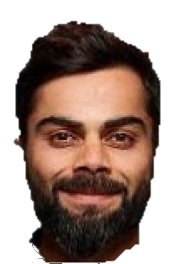
#> input picture vtr/faces/vkr.png, 182 x 264 px; the run also reads 1 picture not shown here
$ python merge.py
#> lines starting #> are read from the running program, lines starting #| are printed output that depends on the picture
from PIL import Image

# Opening the primary image (used in background)
bg = Image.open(r"./images/bg.jpg").convert("RGBA")
#> bg: PIL image 600x1200 RGBA; every value is 255
print(bg.size)
#| (600, 1200)
# bg = bg.resize()
bw , bh = bg.size
#> bw = 600; bh = 1200
# https://stackoverflow.com/questions/31273592/valueerror-bad-transparency-mask-when-pasting-one-image-onto-another-with-pyt
# Opening the secondary image (overlay image)
# face = Image.open(r"./images/rtest1.jpg").convert("RGBA")
face = Image.open(r"./faces/vkr.png").convert("RGBA")
#> face is the input picture: PIL image 182x264 RGBA; mean R, G, B, A 61.8, 41.6, 32.9, 150.7
print(face.size)
#| (182, 264)

fw , fh = face.size
#> fw = 182; fh = 264

cloth = Image.open(r"./cloths/3.jpg").convert("RGBA")
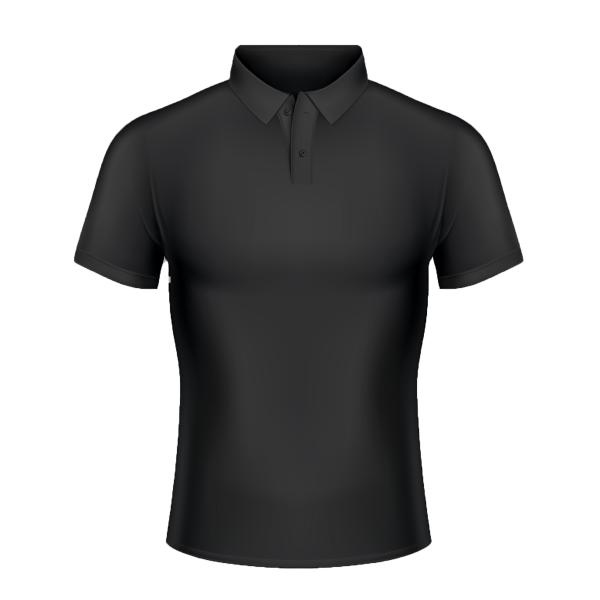
#> input picture vtr/cloths/3.jpg, 1200 x 1200 px (shown at 1/2 size)
print(cloth.size)
#| (1200, 1200)
# cloth1 = cloth.resize((257,485))
# cloth1.save('2_r.jpg')
# cloth1 = Image.open(r"./cloths/2_r.jpg")

cw , ch = cloth.size
#> cw = 1200; ch = 1200
# Pasting face image on top of bg
# starting at coordinates (0, 0)

fx = int(bw/2 - fw/2)
#> fx = 209
cx = int(bw/2 - cw/2)
#> cx = -300

bg.paste(cloth, (cx,200), mask = cloth)
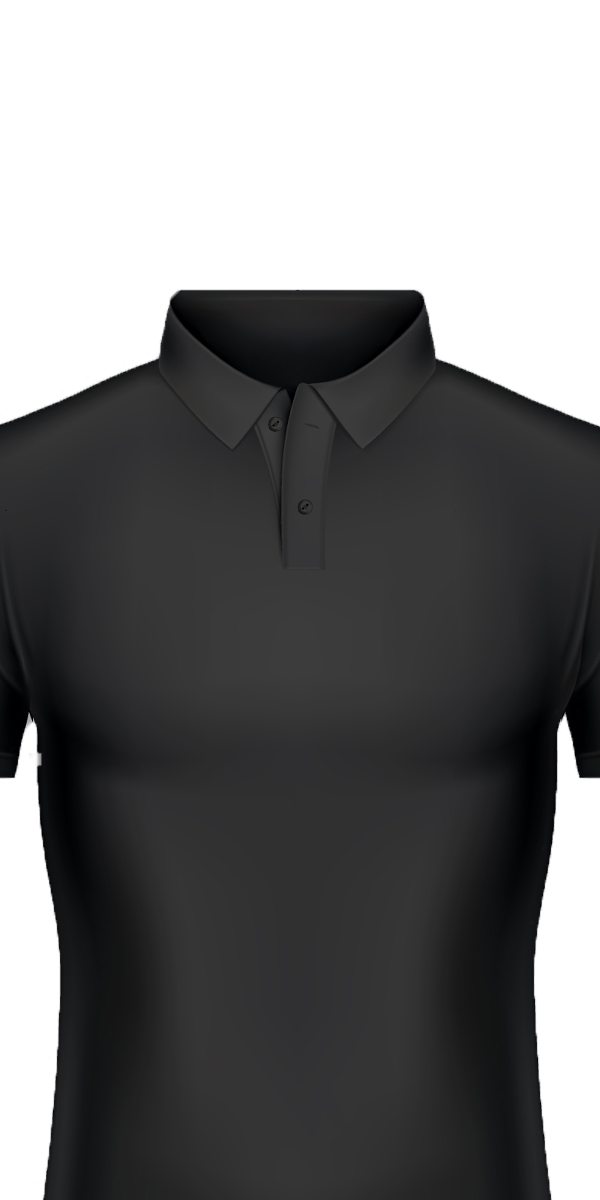
#> bg: PIL image 600x1200 RGBA; mean R, G, B, A 117.2, 117.3, 117.8, 255
bg.paste(face, (fx,30), mask = face)
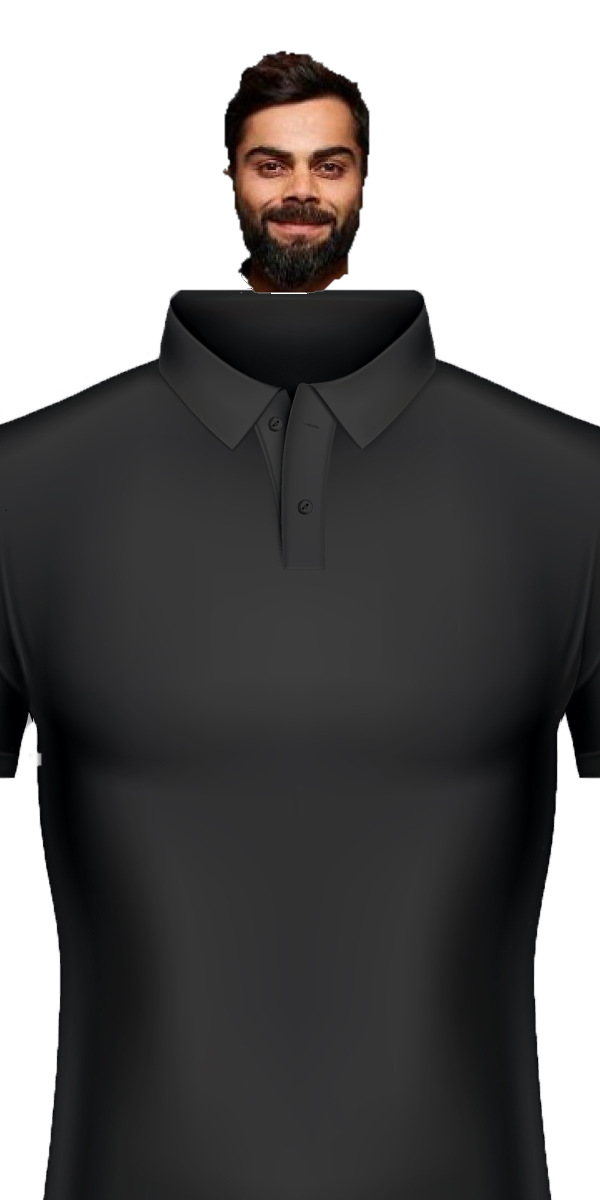
#> bg: PIL image 600x1200 RGBA; mean R, G, B, A 111.3, 110.1, 109.9, 254.9; transparent parts drawn white

# Displaying the image
bg.show()
'''
TODO: issue!

1 => not working with png
2 => scaling of image
3 =>

'''
